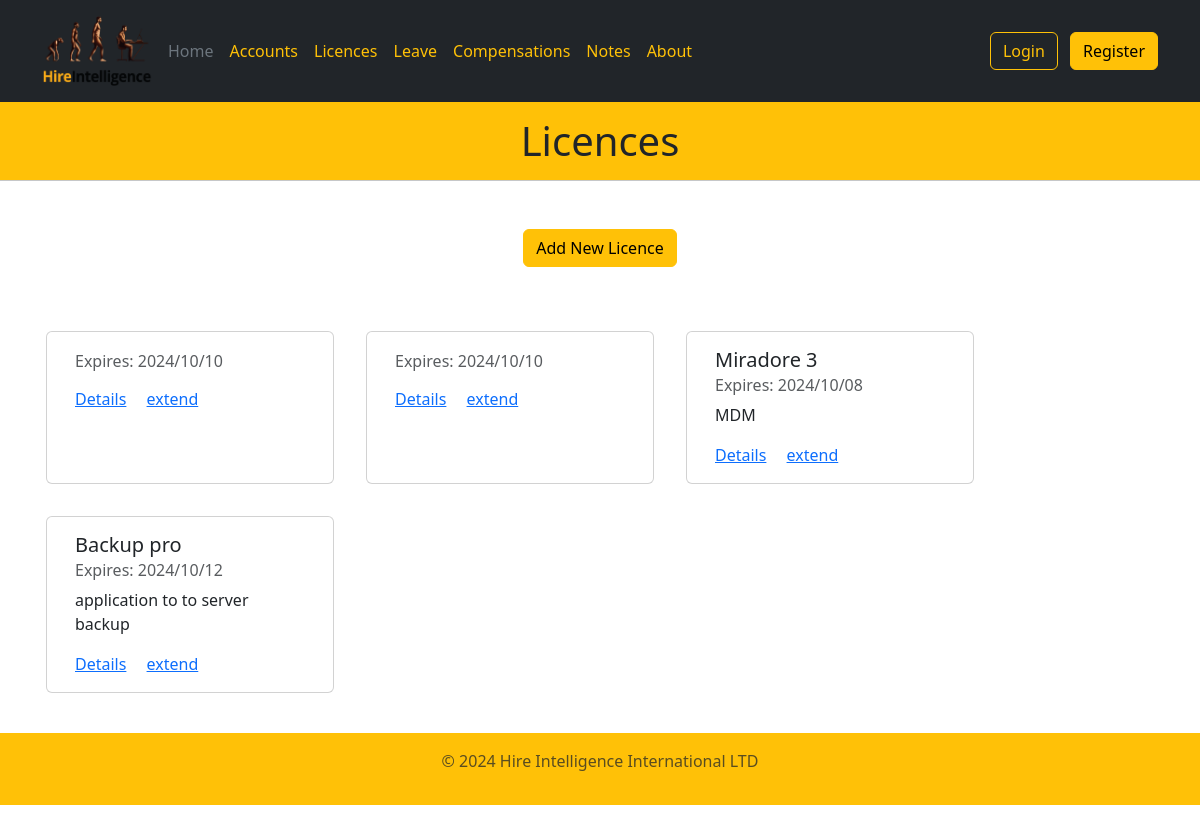
Page /licences on the committed database.
### models.py (models this page shows)
class Licence(db.Model):
    id = db.Column(db.Integer, primary_key=True, autoincrement=True)
    date = db.Column(db.DateTime(timezone=True))
    product_name = db.Column(db.String)
    agreement = db.Column(db.String)
    product_detail = db.Column(db.String)
    usage = db.Column(db.String)
    mac = db.Column(db.Boolean)
    windows = db.Column(db.Boolean)
    android = db.Column(db.Boolean)
    ios = db.Column(db.Boolean)
    unix = db.Column(db.Boolean)
    portal_url = db.Column(db.String)
    activation_key = db.Column(db.String)
    username = db.Column(db.String)
    password = db.Column(db.String)
    purchased_by = db.Column(db.String)
    purchased_date = db.Column(db.DateTime(timezone=True))
    purchase_method = db.Column(db.String)
    expiration_date = db.Column(db.DateTime(timezone=True))
    auto_renew = db.Column(db.Boolean)
    cost = db.Column(db.Float)
    currency = db.Column(db.String)

### views.py (the view)
    @app.route("/licences", methods=("GET", "POST"))
    def licences():
        licence_list = list(Licence.query.all())
        return render_template("licences.html", title="Licences",
            year=datetime.now().year, licence_list=licence_list)

### templates/licences.html (shortened to what this page needs)
{% extends "base.html" %}  {% block content %}
<h1 class="text-center">{{title}}</h1>
<hr />
<div class="container">
<div class="mt-5 d-flex justify-content-center m-5">
    <a href="{{url_for('add_licence')}}">
        <button class="btn btn-warning">Add New Licence</button>
    </a>
</div>
<div class="row">
    {% for item in licence_list %}
    <div class="card m-3" style="width: 18rem;">
        <div class="card-body">
          <h5 class="card-title">{{item.product_name}}</h5>
          <h6 class="card-subtitle mb-2 text-muted">
            Expires: {{item.expiration_date.strftime("%Y/%m/%d")}}</h6>
          <p class="card-text">{{item.product_detail}}</p>
          <a href="#" class="card-link">Details</a>
          <a href="#" class="card-link">extend</a>
        </div>
      </div>
    {% endfor %}
</div>
</div>
{% endblock %}
{% block year %} {{year}} {% endblock %}

### templates/base.html (shortened to what this page needs)
<!DOCTYPE html>
<html lang="en">
  <head>
    <link
      rel="stylesheet"
      href="https://cdn.jsdelivr.net/npm/bootstrap@5.3.2/dist/css/bootstrap.min.css"
    />
    <link rel="stylesheet" href="../static/style/style.css">
    {% from 'bootstrap5/form.html' import render_form %}
  </head>
  <body>
    <header class="p-3 text-bg-dark">
      <div class="container">
        <div
          class="d-flex flex-wrap align-items-center justify-content-center justify-content-lg-start"
        >
          <a
            href="/"
            class="d-flex align-items-center mb-2 mb-lg-0 text-white text-decoration-none"
          >
          <img
          src="{{ url_for('static', filename='images/Hire Intelligence - Logo Design.png') }}"
          alt="Logo"
          width="110"
          height="70"
          class="me-2"
        />
          </a>
          <ul
            class="nav col-12 col-lg-auto me-lg-auto mb-2 justify-content-center mb-md-0"
          >
            <li>
              <a href="{{url_for('home')}}" class="nav-link px-2 text-secondary"
                >Home</a
              >
            </li>
            <li>
              <a href="{{url_for('accounts')}}" class="nav-link px-2 text-warning"
                >Accounts</a
              >
            </li>
            <li>
              <a
                href="{{url_for('licences')}}"
                class="nav-link px-2 text-warning"
                >Licences</a
              >
            </li>
              <a
                href="{{url_for('leave')}}"
                class="nav-link px-2 text-warning"
                >Leave</a
              >
            <li>
              <a
                href="{{url_for('compensation')}}"
                class="nav-link px-2 text-warning"
                >Compensations</a
              >
            </li>
            <li>
              <a
                href="{{url_for('notes')}}"
                class="nav-link px-2 text-warning"
                >Notes</a
              >
            </li>
            <li>
              <a href="{{url_for('about')}}" class="nav-link px-2 text-warning"
                >About</a
              >
            </li>
          </ul>
          <div class="text-end">
            {% if current_user.username %}
            <span class="fw-bold d-flex align-items-center">
              {{current_user.username | capitalize}} &nbsp;
            </span>
            <button type="button" class="btn btn-outline-warning me-2">Logout</button>
            {% else %}
            <a href="{{url_for('login')}}"><button type="button" class="btn btn-outline-warning me-2">Login</button></a>
            <a href="{{url_for('register')}}"><button type="button" class="btn btn-warning">Register</button></a>
            {% endif %}
          </div>
        </div>
      </div>
    </header>
    {% block content %} {% endblock %}
    <footer class="py-3 my-4" >
      <p class="text-center text-body-secondary">© {% block year %} {% endblock %} Hire Intelligence International LTD</p>
    </footer>
  </body>
</html>

### static/style/style.css (style rules this page uses)
h1 { background-color: #ffc107; margin: 0px; padding: 15px; }
hr { background-color: #ffc107; margin : 0px; }
footer { background-color: #ffc107; margin-bottom: 0px; }

### rows in the picture
Licence: expiration_date "2024/10/10"
Licence: expiration_date "2024/10/10"
Licence: product_name "Miradore 3", expiration_date "2024/10/08", product_detail "MDM"
Licence: product_name "Backup pro", expiration_date "2024/10/12", product_detail "application to to server backup"

### other values in the picture
{{ title }} "Licences"
